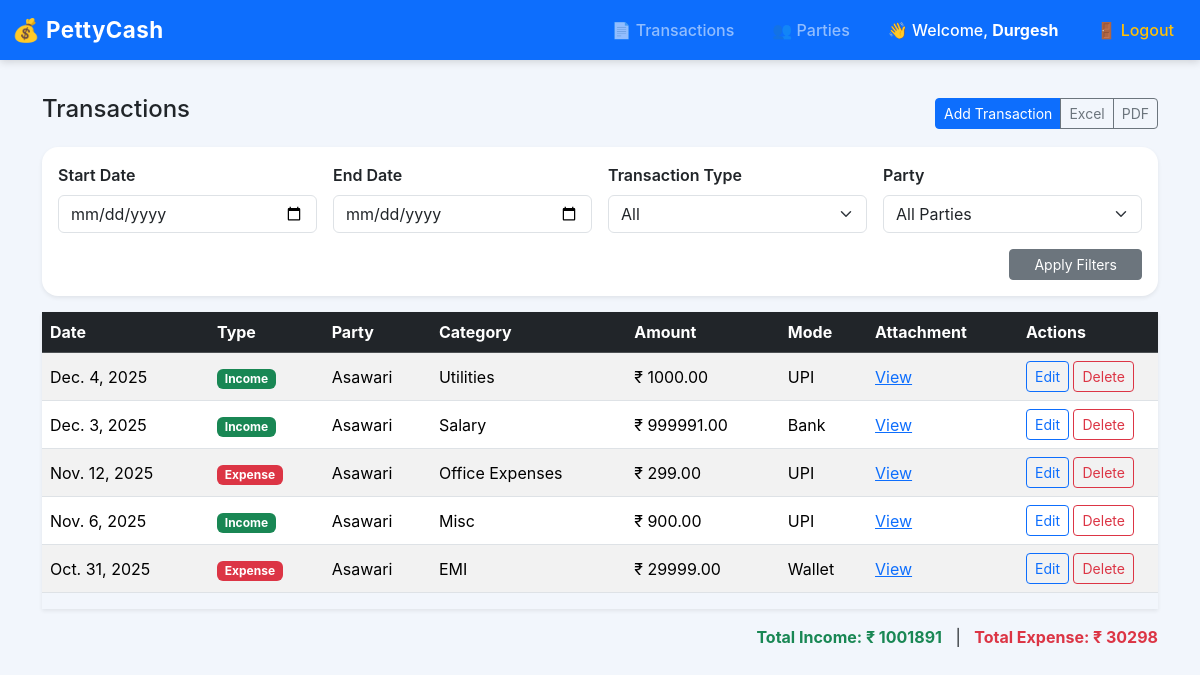
Page /transactions/ (signed in) on the committed database.
### transactions/models.py (models this page shows, shortened)
class Transaction(models.Model):
    party = models.ForeignKey(Party, on_delete=models.SET_NULL, null=True, blank=True)
    txn_type = models.CharField(max_length=3, choices=TXN_TYPE)
    amount = models.DecimalField(max_digits=12, decimal_places=2)
    payment_mode = models.CharField(max_length=20, choices=PAYMENT_CHOICES, default='Cash')
    upi_id = models.CharField(max_length=100, blank=True, null=True)
    upi_ref = models.CharField(max_length=150, blank=True, null=True)
    bank_name = models.CharField(max_length=150, blank=True, null=True)
    bank_account = models.CharField(max_length=50, blank=True, null=True)
    bank_ref = models.CharField(max_length=150, blank=True, null=True)
    card_last4 = models.CharField(max_length=4, blank=True, null=True)
    wallet_provider = models.CharField(max_length=50, blank=True, null=True)
    other_note = models.CharField(max_length=255, blank=True, null=True)
    description = models.TextField(blank=True, null=True)
    attachment = models.FileField(upload_to='attachments/', blank=True, null=True)
    date = models.DateField()
    created_by = models.ForeignKey(User, on_delete=models.SET_NULL, null=True, blank=True)
    created_at = models.DateTimeField(auto_now_add=True)
    category = models.ForeignKey(Category, on_delete=models.SET_NULL, null=True, blank=True)
    class Meta:
        ordering = ['-date','-created_at']

class Party(models.Model):
    name = models.CharField(max_length=200)
    phone = models.CharField(max_length=20, blank=True, null=True)
    email = models.EmailField(blank=True, null=True)
    address = models.TextField(blank=True, null=True)
    created_at = models.DateTimeField(auto_now_add=True)

class Category(models.Model):
    name = models.CharField(max_length=50, unique=True)

### transactions/views.py (the view)
# urls.py: path('', views.transaction_list, name='transaction_list'),
@login_required
def transaction_list(request):
    qs = Transaction.objects.select_related('party','created_by').all()
    start = request.GET.get('start')
    end = request.GET.get('end')
    ttype = request.GET.get('type')
    party_id = request.GET.get('party')
    if start:
        qs = qs.filter(date__gte=start)
    if end:
        qs = qs.filter(date__lte=end)
    if ttype in ('IN','OUT'):
        qs = qs.filter(txn_type=ttype)
    if party_id:
        qs = qs.filter(party_id=party_id)
    total_in = qs.filter(txn_type='IN').aggregate(total=Sum('amount'))['total'] or 0
    total_out = qs.filter(txn_type='OUT').aggregate(total=Sum('amount'))['total'] or 0
    parties = Party.objects.all()
    context = {
        'transactions': qs,
        'total_in': total_in,
        'total_out': total_out,
        'parties': parties,
    }
    return render(request, 'transactions/transaction_list.html', context)

### templates/transactions/transaction_list.html (shortened to what this page needs)
{% extends 'base.html' %}
{% block content %}
<div class="d-flex flex-wrap justify-content-between align-items-center mb-3">
    <h4 class="mb-2">Transactions</h4>
    <div class="btn-group">
        <a href="{% url 'transactions:transaction_add' %}" class="btn btn-primary btn-sm">Add Transaction</a>
        <a href="{% url 'transactions:export_excel' %}" class="btn btn-outline-secondary btn-sm">Excel</a>
        <a href="{% url 'transactions:export_pdf' %}" class="btn btn-outline-secondary btn-sm">PDF</a>
    </div>
</div>
<div class="card shadow-sm mb-3">
    <div class="card-body">
        <form method="get" class="row g-3">
            <div class="col-md-3 col-6">
                <label class="form-label fw-semibold">Start Date</label>
                <input type="date" name="start" class="form-control"
                       value="{{ request.GET.start }}">
            </div>
            <div class="col-md-3 col-6">
                <label class="form-label fw-semibold">End Date</label>
                <input type="date" name="end" class="form-control"
                       value="{{ request.GET.end }}">
            </div>
            <div class="col-md-3 col-6">
                <label class="form-label fw-semibold">Transaction Type</label>
                <select name="type" class="form-select">
                    <option value="">All</option>
                </select>
            </div>
            <div class="col-md-3 col-6">
                <label class="form-label fw-semibold">Party</label>
                <select name="party" class="form-select">
                    <option value="">All Parties</option>
                </select>
            </div>
            <div class="col-12 text-end">
                <button class="btn btn-secondary btn-sm px-4">Apply Filters</button>
            </div>
        </form>
    </div>
</div>
<div class="table-responsive shadow-sm">
    <table class="table table-striped align-middle">
        <thead class="table-dark">
        <tr>
            <th>Date</th>
            <th>Type</th>
            <th>Party</th>
            <th>Category</th>
            <th>Amount</th>
            <th>Mode</th>
            <th>Attachment</th>
            <th style="width: 140px;">Actions</th>
        </tr>
        </thead>
        <tbody>
        {% for t in transactions %}
            <tr>
                <td>{{ t.date }}</td>
                <td>
                    {% if t.txn_type == 'IN' %}
                        <span class="badge bg-success">Income</span>
                    {% else %}
                        <span class="badge bg-danger">Expense</span>
                    {% endif %}
                </td>
                <td>{{ t.party.name|default:"-" }}</td>
                <td>{{ t.category.name|default:"-" }}</td>
                <td>₹ {{ t.amount }}</td>
                <td>{{ t.payment_mode }}</td>
                <td>
                    {% if t.attachment %}
                        <a href="{{ t.attachment.url }}" target="_blank" class="text-primary">View</a>
                    {% else %}
                        -
                    {% endif %}
                </td>
                <td>
                    <a href="{% url 'transactions:transaction_edit' t.pk %}" class="btn btn-sm btn-outline-primary">Edit</a>
                    <a href="{% url 'transactions:transaction_delete' t.pk %}" class="btn btn-sm btn-outline-danger">Delete</a>
                </td>
            </tr>
        {% empty %}
            <tr>
                <td colspan="8" class="text-center py-3">No transactions found.</td>
            </tr>
        {% endfor %}
        </tbody>
    </table>
</div>
<div class="mt-3 text-end">
    <span class="fw-bold text-success">Total Income: ₹ {{ total_in }}</span>
    &nbsp; | &nbsp;
    <span class="fw-bold text-danger">Total Expense: ₹ {{ total_out }}</span>
</div>
{% endblock %}

### templates/base.html (shortened to what this page needs)
<!doctype html>
<html lang="en">
<head>
  <link href="https://cdn.jsdelivr.net/npm/bootstrap@5.3.2/dist/css/bootstrap.min.css" rel="stylesheet">
  {% load static %}
  <link rel="stylesheet" href="{% static 'css/style.css' %}">
</head>
<body>
<nav class="navbar navbar-expand-lg navbar-dark bg-primary">
  <div class="container-fluid">
    <a class="navbar-brand" href="{% url 'core:dashboard' %}">💰 PettyCash</a>
    <div class="collapse navbar-collapse" id="navmenu">
      <ul class="navbar-nav ms-auto">
        {% if user.is_authenticated %}
          <li class="nav-item"><a class="nav-link" href="{% url 'transactions:transaction_list' %}">📄 Transactions</a></li>
          <li class="nav-item"><a class="nav-link" href="{% url 'transactions:party_list' %}">👥 Parties</a></li>
            <li class="nav-item">
                <span class="nav-link text-white">
                    👋 Welcome, <b>{{ user.username }}</b>
                </span>
            </li>
            <li class="nav-item">
                <a class="nav-link text-warning" href="{% url 'accounts:logout' %}">🚪 Logout</a>
            </li>
        {% else %}
            <li class="nav-item"><a class="nav-link" href="{% url 'accounts:login' %}">🔐 Login</a></li>
        {% endif %}
      </ul>
    </div>
  </div>
</nav>
<div class="container">
  {% block content %}{% endblock %}
</div>
</body>
</html>

### static/css/style.css (style rules this page uses)
body { padding-bottom: 50px; }
.card { border-radius: 8px; }

### templates/base.html (style rules this page uses)
body { background: #f2f6fc; font-family: 'Inter', sans-serif; }
.navbar { box-shadow: 0px 2px 8px rgba(0,0,0,0.15); }
.navbar-brand { font-weight: 700; font-size: 1.4rem; letter-spacing: .4px; }
.nav-link { font-weight: 500; margin-left: 10px; border-radius: 6px; padding: 8px 14px !important; transition: 0.2s; }
.card { border: none; border-radius: 16px; box-shadow: 0 4px 14px rgba(0,0,0,0.07); }
.container { margin-top: 35px; }

### rows in the picture
Transaction: date "Dec. 4, 2025", txn_type "Income", party.name "Asawari", category.name "Utilities", amount "1000.00", payment_mode "UPI"
Transaction: date "Dec. 3, 2025", txn_type "Income", party.name "Asawari", category.name "Salary", amount "999991.00", payment_mode "Bank"
Transaction: date "Nov. 12, 2025", txn_type "Expense", party.name "Asawari", category.name "Office Expenses", amount "299.00", payment_mode "UPI"
Transaction: date "Nov. 6, 2025", txn_type "Income", party.name "Asawari", category.name "Misc", amount "900.00", payment_mode "UPI"
Transaction: date "Oct. 31, 2025", txn_type "Expense", party.name "Asawari", category.name "EMI", amount "29999.00", payment_mode "Wallet"

### other values in the picture
{{ user.username }} "Durgesh"
{{ total_in }} "1001891"
{{ total_out }} "30298"
